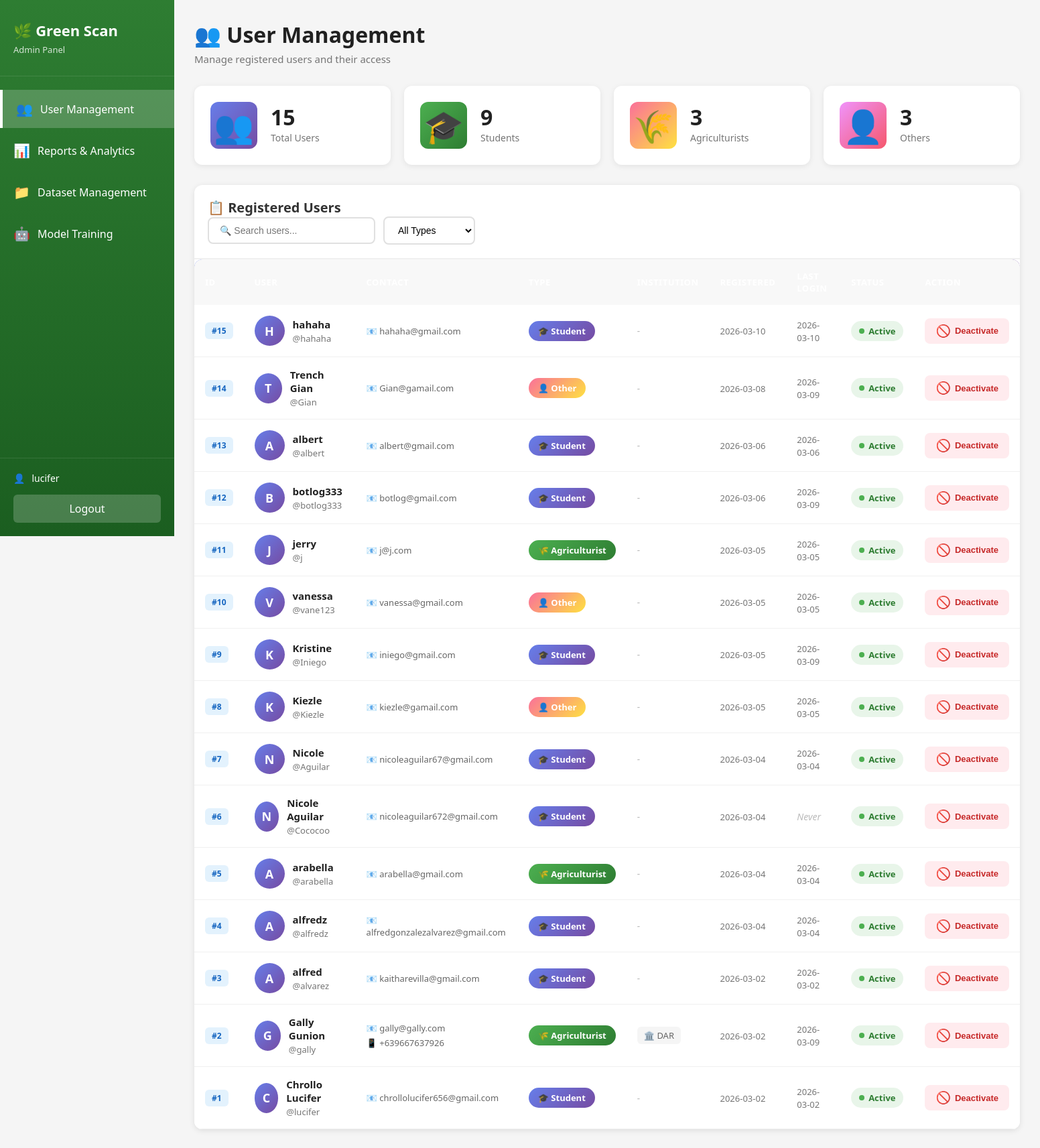
The page /admin/dashboard (signed in) on the database its author committed.
### tables this page shows
CREATE TABLE users (
        id INTEGER PRIMARY KEY AUTOINCREMENT,
        username TEXT UNIQUE NOT NULL,
        email TEXT UNIQUE NOT NULL,
        password_hash TEXT NOT NULL,
        full_name TEXT NOT NULL,
        user_type TEXT NOT NULL,
        institution TEXT,
        phone TEXT,
        registered_date TEXT NOT NULL,
        last_login TEXT,
        is_active INTEGER DEFAULT 1
    );

### unified_admin_server.py (the view)
@app.route('/admin/dashboard')
def admin_dashboard():
    if 'admin_logged_in' not in session:
        return redirect(url_for('admin_login'))
    conn = sqlite3.connect(DB_PATH)
    c = conn.cursor()
    c.execute('''SELECT id, username, email, full_name, user_type,
                institution, phone, registered_date, last_login, is_active
                FROM users ORDER BY registered_date DESC''')
    users = c.fetchall()
    c.execute('SELECT COUNT(*) FROM users')
    total_users = c.fetchone()[0]
    c.execute('SELECT COUNT(*) FROM users WHERE user_type = "Student"')
    students = c.fetchone()[0]
    c.execute('SELECT COUNT(*) FROM users WHERE user_type = "Agriculturist"')
    agriculturists = c.fetchone()[0]
    c.execute('SELECT COUNT(*) FROM users WHERE user_type = "Other"')
    others = c.fetchone()[0]
    conn.close()
    return render_template('admin_dashboard.html',
                          users=users,
                          total_users=total_users,
                          students=students,
                          agriculturists=agriculturists,
                          others=others,
                          active_page='users')

### admin_templates/admin_dashboard.html (shortened to what this page needs)
<!DOCTYPE html>
<html lang="en">
<head>
    <link rel="stylesheet" href="{{ url_for('static', filename='admin_style.css') }}">
</head>
<body>
    <div class="admin-container">
        <nav class="sidenav">
            <div class="logo">
                <h2>🌿 Green Scan</h2>
                <p>Admin Panel</p>
            </div>
            <ul class="nav-menu">
                <li class="{% if active_page == 'users' %}active{% endif %}">
                    <a href="/admin/dashboard">
                        <span class="icon">👥</span>
                        <span>User Management</span>
                    </a>
                </li>
                <li class="{% if active_page == 'reports' %}active{% endif %}">
                    <a href="/admin/reports">
                        <span class="icon">📊</span>
                        <span>Reports & Analytics</span>
                    </a>
                </li>
                <li class="{% if active_page == 'dataset' %}active{% endif %}">
                    <a href="/admin/dataset">
                        <span class="icon">📁</span>
                        <span>Dataset Management</span>
                    </a>
                </li>
                <li class="{% if active_page == 'training' %}active{% endif %}">
                    <a href="/admin/training">
                        <span class="icon">🤖</span>
                        <span>Model Training</span>
                    </a>
                </li>
            </ul>
            <div class="nav-footer">
                <div class="admin-info">
                    <span class="icon">👤</span>
                    <span>{{ session.admin_username }}</span>
                </div>
                <a href="/admin/logout" class="logout-btn">Logout</a>
            </div>
        </nav>
        <main class="main-content">
            <div class="content-header">
                <h1>👥 User Management</h1>
                <p>Manage registered users and their access</p>
            </div>
            <div class="stats-grid" style="margin-bottom: 30px;">
                <div class="stat-card gradient-blue">
                    <div class="stat-icon">👥</div>
                    <div class="stat-info">
                        <div class="stat-value">{{ total_users }}</div>
                        <div class="stat-label">Total Users</div>
                    </div>
                </div>
                <div class="stat-card gradient-green">
                    <div class="stat-icon">🎓</div>
                    <div class="stat-info">
                        <div class="stat-value">{{ students }}</div>
                        <div class="stat-label">Students</div>
                    </div>
                </div>
                <div class="stat-card gradient-orange">
                    <div class="stat-icon">🌾</div>
                    <div class="stat-info">
                        <div class="stat-value">{{ agriculturists }}</div>
                        <div class="stat-label">Agriculturists</div>
                    </div>
                </div>
                <div class="stat-card gradient-purple">
                    <div class="stat-icon">👤</div>
                    <div class="stat-info">
                        <div class="stat-value">{{ others }}</div>
                        <div class="stat-label">Others</div>
                    </div>
                </div>
            </div>
            <div class="content-card">
                <div class="card-header">
                    <h2>📋 Registered Users</h2>
                    <div class="header-actions">
                        <input type="text" id="searchInput" placeholder="🔍 Search users..." class="search-input" onkeyup="searchUsers()">
                        <select id="filterType" class="filter-select" onchange="filterUsers()">
                            <option value="">All Types</option>
                        </select>
                    </div>
                </div>
                {% if users %}
                <div class="table-container-modern">
                    <table class="modern-table" id="usersTable">
                        <thead>
                            <tr>
                                <th>ID</th>
                                <th>User</th>
                                <th>Contact</th>
                                <th>Type</th>
                                <th>Institution</th>
                                <th>Registered</th>
                                <th>Last Login</th>
                                <th>Status</th>
                                <th>Action</th>
                            </tr>
                        </thead>
                        <tbody>
                            {% for user in users %}
                            <tr class="user-row" data-type="{{ user[4] }}">
                                <td><span class="user-id">#{{ user[0] }}</span></td>
                                <td>
                                    <div class="user-info">
                                        <div class="user-avatar">{{ user[3][0]|upper }}</div>
                                        <div class="user-details">
                                            <div class="user-name">{{ user[3] }}</div>
                                            <div class="user-username">@{{ user[1] }}</div>
                                        </div>
                                    </div>
                                </td>
                                <td>
                                    <div class="contact-info">
                                        <div class="contact-email">📧 {{ user[2] }}</div>
                                        {% if user[6] %}
                                        <div class="contact-phone">📱 {{ user[6] }}</div>
                                        {% endif %}
                                    </div>
                                </td>
                                <td>
                                    {% if user[4] == 'Student' %}
                                    <span class="badge-modern badge-student">🎓 {{ user[4] }}</span>
                                    {% elif user[4] == 'Agriculturist' %}
                                    <span class="badge-modern badge-agriculturist">🌾 {{ user[4] }}</span>
                                    {% elif user[4] == 'Researcher' %}
                                    <span class="badge-modern badge-researcher">🔬 {{ user[4] }}</span>
                                    {% else %}
                                    <span class="badge-modern badge-other">👤 {{ user[4] }}</span>
                                    {% endif %}
                                </td>
                                <td>
                                    {% if user[5] %}
                                    <span class="institution-tag">🏛️ {{ user[5] }}</span>
                                    {% else %}
                                    <span class="text-muted">-</span>
                                    {% endif %}
                                </td>
                                <td><span class="date-text">{{ user[7][:10] }}</span></td>
                                <td>
                                    {% if user[8] %}
                                    <span class="date-text">{{ user[8][:10] }}</span>
                                    {% else %}
                                    <span class="text-muted">Never</span>
                                    {% endif %}
                                </td>
                                <td>
                                    {% if user[9] == 1 %}
                                    <span class="status-badge status-active">
                                        <span class="status-dot"></span>
                                        Active
                                    </span>
                                    {% else %}
                                    <span class="status-badge status-inactive">
                                        <span class="status-dot"></span>
                                        Inactive
                                    </span>
                                    {% endif %}
                                </td>
                                <td>
                                    <button class="action-btn {% if user[9] == 1 %}btn-deactivate{% else %}btn-activate{% endif %}"
                                            onclick="toggleUser({{ user[0] }}, '{{ user[3] }}', {{ user[9] }})">
                                        {% if user[9] == 1 %}
                                        <span class="btn-icon">🚫</span>
                                        <span>Deactivate</span>
                                        {% else %}
                                        <span class="btn-icon">✅</span>
                                        <span>Activate</span>
                                        {% endif %}
                                    </button>
                                </td>
                            </tr>
                            {% endfor %}
                        </tbody>
                    </table>
                </div>
                {% else %}
                <div class="empty-state">
                    <div class="empty-icon">👥</div>
                    <h3>No Users Yet</h3>
                    <p>No users have registered for the app yet.</p>
                </div>
                {% endif %}
            </div>
        </main>
    </div>
</body>
</html>

### rows shown on the page
users: admin_username "lucifer", id "1", full_name "C", full_name "Chrollo Lucifer", username "lucifer", email "chrollolucifer656@gmail.com", user_type "Student", registered_date "2026-03-02", last_login "2026-03-02", is_active 1 (drawn)
users: id "15", full_name "H", full_name "hahaha", username "hahaha", email "hahaha@gmail.com", user_type "Student", registered_date "2026-03-10", last_login "2026-03-10", is_active 1 (drawn)
users: id "14", full_name "T", full_name "Trench Gian", username "Gian", email "Gian@gamail.com", user_type "Other", registered_date "2026-03-08", last_login "2026-03-09", is_active 1 (drawn)
users: id "13", full_name "A", full_name "albert", username "albert", email "albert@gmail.com", user_type "Student", registered_date "2026-03-06", last_login "2026-03-06", is_active 1 (drawn)
users: id "12", full_name "B", full_name "botlog333", username "botlog333", email "botlog@gmail.com", user_type "Student", registered_date "2026-03-06", last_login "2026-03-09", is_active 1 (drawn)
users: id "11", full_name "J", full_name "jerry", username "j", email "j@j.com", user_type "Agriculturist", registered_date "2026-03-05", last_login "2026-03-05", is_active 1 (drawn)
users: id "10", full_name "V", full_name "vanessa", username "vane123", email "vanessa@gmail.com", user_type "Other", registered_date "2026-03-05", last_login "2026-03-05", is_active 1 (drawn)
users: id "9", full_name "K", full_name "Kristine", username "Iniego", email "iniego@gmail.com", user_type "Student", registered_date "2026-03-05", last_login "2026-03-09", is_active 1 (drawn)
users: id "8", full_name "K", full_name "Kiezle", username "Kiezle", email "kiezle@gamail.com", user_type "Other", registered_date "2026-03-05", last_login "2026-03-05", is_active 1 (drawn)
users: id "7", full_name "N", full_name "Nicole", username "Aguilar", email "nicoleaguilar67@gmail.com", user_type "Student", registered_date "2026-03-04", last_login "2026-03-04", is_active 1 (drawn)
users: id "6", full_name "N", full_name "Nicole Aguilar", username "Cococoo", email "nicoleaguilar672@gmail.com", user_type "Student", registered_date "2026-03-04", shows "Never", is_active 1 (drawn)
users: id "5", full_name "A", full_name "arabella", username "arabella", email "arabella@gmail.com", user_type "Agriculturist", registered_date "2026-03-04", last_login "2026-03-04", is_active 1 (drawn)
users: id "4", full_name "A", full_name "alfredz", username "alfredz", email "alfredgonzalezalvarez@gmail.com", user_type "Student", registered_date "2026-03-04", last_login "2026-03-04", is_active 1 (drawn)
users: id "3", full_name "A", full_name "alfred", username "alvarez", email "kaitharevilla@gmail.com", user_type "Student", registered_date "2026-03-02", last_login "2026-03-02", is_active 1 (drawn)
users: id "2", full_name "G", full_name "Gally Gunion", username "gally", email "gally@gally.com", phone "+639667637926", user_type "Agriculturist", institution "DAR", registered_date "2026-03-02", last_login "2026-03-09", is_active 1 (drawn)

### other values the page prints
{{ total_users }} "15"
{{ students }} "9"
{{ agriculturists }} "3"
{{ others }} "3"
